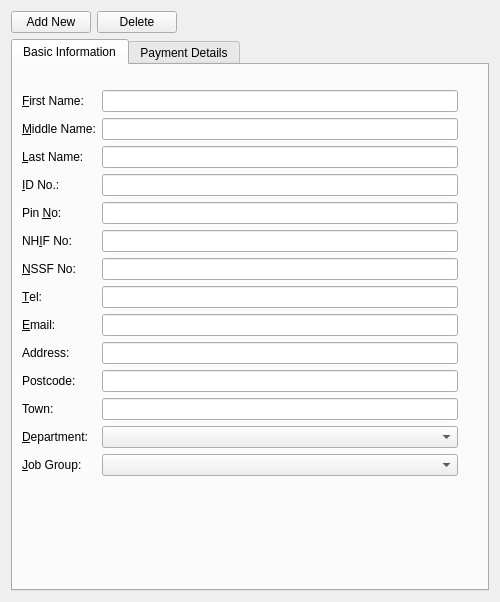
<?xml version="1.0" encoding="UTF-8"?>
<ui version="4.0">
 <class>EmployeeEditor</class>
 <widget class="QWidget" name="EmployeeEditor">
  <property name="geometry">
   <rect>
    <x>0</x>
    <y>0</y>
    <width>500</width>
    <height>602</height>
   </rect>
  </property>
  <property name="maximumSize">
   <size>
    <width>500</width>
    <height>16777215</height>
   </size>
  </property>
  <property name="windowTitle">
   <string>Form</string>
  </property>
  <layout class="QVBoxLayout" name="verticalLayout">
   <item>
    <layout class="QHBoxLayout" name="horizontalLayout_3">
     <item>
      <widget class="QPushButton" name="cmdAddNew">
       <property name="maximumSize">
        <size>
         <width>100</width>
         <height>16777215</height>
        </size>
       </property>
       <property name="text">
        <string>Add New</string>
       </property>
       <property name="icon">
        <iconset resource="res.qrc">
         <normaloff>:/images/text-plus-icon.png</normaloff>:/images/text-plus-icon.png</iconset>
       </property>
      </widget>
     </item>
     <item>
      <widget class="QPushButton" name="cmdDelete">
       <property name="maximumSize">
        <size>
         <width>80</width>
         <height>16777215</height>
        </size>
       </property>
       <property name="text">
        <string>Delete</string>
       </property>
       <property name="icon">
        <iconset resource="res.qrc">
         <normaloff>:/images/Delete-icon.png</normaloff>:/images/Delete-icon.png</iconset>
       </property>
      </widget>
     </item>
     <item>
      <spacer name="horizontalSpacer_2">
       <property name="orientation">
        <enum>Qt::Horizontal</enum>
       </property>
       <property name="sizeHint" stdset="0">
        <size>
         <width>40</width>
         <height>20</height>
        </size>
       </property>
      </spacer>
     </item>
    </layout>
   </item>
   <item>
    <widget class="QTabWidget" name="tabWidget">
     <property name="currentIndex">
      <number>0</number>
     </property>
     <widget class="QWidget" name="tab">
      <attribute name="title">
       <string>Basic Information</string>
      </attribute>
      <layout class="QGridLayout" name="gridLayout">
       <item row="6" column="2">
        <widget class="QLineEdit" name="txtNHIFNo"/>
       </item>
       <item row="5" column="2">
        <widget class="QLineEdit" name="txtPINNo"/>
       </item>
       <item row="4" column="0">
        <widget class="QLabel" name="label_5">
         <property name="text">
          <string>&amp;ID No.:</string>
         </property>
         <property name="buddy">
          <cstring>txtIDNo</cstring>
         </property>
        </widget>
       </item>
       <item row="4" column="2">
        <widget class="QLineEdit" name="txtIDNo"/>
       </item>
       <item row="6" column="0" colspan="2">
        <widget class="QLabel" name="label_8">
         <property name="text">
          <string>NH&amp;IF No:</string>
         </property>
         <property name="buddy">
          <cstring>txtNHIFNo</cstring>
         </property>
        </widget>
       </item>
       <item row="3" column="0" colspan="2">
        <widget class="QLabel" name="label_4">
         <property name="text">
          <string>&amp;Last Name:</string>
         </property>
         <property name="buddy">
          <cstring>txtLastName</cstring>
         </property>
        </widget>
       </item>
       <item row="5" column="0" colspan="2">
        <widget class="QLabel" name="label_6">
         <property name="text">
          <string>Pin &amp;No:</string>
         </property>
         <property name="buddy">
          <cstring>txtPINNo</cstring>
         </property>
        </widget>
       </item>
       <item row="2" column="0" colspan="2">
        <widget class="QLabel" name="label_3">
         <property name="text">
          <string>&amp;Middle Name:</string>
         </property>
         <property name="buddy">
          <cstring>txtMiddleName</cstring>
         </property>
        </widget>
       </item>
       <item row="2" column="2">
        <widget class="QLineEdit" name="txtMiddleName"/>
       </item>
       <item row="3" column="2">
        <widget class="QLineEdit" name="txtLastName"/>
       </item>
       <item row="1" column="0" colspan="2">
        <widget class="QLabel" name="label_2">
         <property name="text">
          <string>&amp;First Name:</string>
         </property>
         <property name="buddy">
          <cstring>txtFirstName</cstring>
         </property>
        </widget>
       </item>
       <item row="1" column="2">
        <widget class="QLineEdit" name="txtFirstName"/>
       </item>
       <item row="10" column="0">
        <widget class="QLabel" name="label">
         <property name="text">
          <string>Address:</string>
         </property>
        </widget>
       </item>
       <item row="0" column="0" colspan="3">
        <widget class="KMessageWidget" name="basicDetailsMessage" native="true">
         <property name="minimumSize">
          <size>
           <width>50</width>
           <height>10</height>
          </size>
         </property>
        </widget>
       </item>
       <item row="13" column="2">
        <widget class="QComboBox" name="cboDepartment"/>
       </item>
       <item row="14" column="2">
        <widget class="QComboBox" name="cboJobGroup"/>
       </item>
       <item row="15" column="3">
        <spacer name="verticalSpacer">
         <property name="orientation">
          <enum>Qt::Vertical</enum>
         </property>
         <property name="sizeHint" stdset="0">
          <size>
           <width>20</width>
           <height>40</height>
          </size>
         </property>
        </spacer>
       </item>
       <item row="13" column="0" colspan="2">
        <widget class="QLabel" name="label_11">
         <property name="text">
          <string>&amp;Department:</string>
         </property>
         <property name="buddy">
          <cstring>cboDepartment</cstring>
         </property>
        </widget>
       </item>
       <item row="9" column="2">
        <widget class="QLineEdit" name="txtEmail"/>
       </item>
       <item row="7" column="0" colspan="2">
        <widget class="QLabel" name="label_7">
         <property name="text">
          <string>&amp;NSSF No:</string>
         </property>
         <property name="buddy">
          <cstring>txtNSSFNo</cstring>
         </property>
        </widget>
       </item>
       <item row="8" column="2">
        <widget class="QLineEdit" name="txtTel"/>
       </item>
       <item row="9" column="0">
        <widget class="QLabel" name="label_10">
         <property name="text">
          <string>&amp;Email:</string>
         </property>
         <property name="buddy">
          <cstring>txtEmail</cstring>
         </property>
        </widget>
       </item>
       <item row="8" column="0">
        <widget class="QLabel" name="label_9">
         <property name="text">
          <string>&amp;Tel:</string>
         </property>
         <property name="buddy">
          <cstring>txtTel</cstring>
         </property>
        </widget>
       </item>
       <item row="14" column="0" colspan="2">
        <widget class="QLabel" name="label_12">
         <property name="text">
          <string>&amp;Job Group:</string>
         </property>
         <property name="buddy">
          <cstring>cboJobGroup</cstring>
         </property>
        </widget>
       </item>
       <item row="7" column="2">
        <widget class="QLineEdit" name="txtNSSFNo"/>
       </item>
       <item row="11" column="2">
        <widget class="QLineEdit" name="txtPostcode"/>
       </item>
       <item row="10" column="2">
        <widget class="QLineEdit" name="txtAddress"/>
       </item>
       <item row="11" column="0">
        <widget class="QLabel" name="label_13">
         <property name="text">
          <string>Postcode:</string>
         </property>
        </widget>
       </item>
       <item row="12" column="0">
        <widget class="QLabel" name="label_14">
         <property name="text">
          <string>Town:</string>
         </property>
        </widget>
       </item>
       <item row="12" column="2">
        <widget class="QLineEdit" name="txtTown"/>
       </item>
      </layout>
     </widget>
     <widget class="QWidget" name="tab_2">
      <attribute name="title">
       <string>Payment Details</string>
      </attribute>
      <layout class="QVBoxLayout" name="verticalLayout_2">
       <item>
        <layout class="QHBoxLayout" name="horizontalLayout">
         <item>
          <widget class="QPushButton" name="pushButton">
           <property name="text">
            <string>New Payment</string>
           </property>
          </widget>
         </item>
         <item>
          <widget class="QPushButton" name="pushButton_2">
           <property name="text">
            <string>Delete Selected</string>
           </property>
          </widget>
         </item>
         <item>
          <spacer name="horizontalSpacer">
           <property name="orientation">
            <enum>Qt::Horizontal</enum>
           </property>
           <property name="sizeHint" stdset="0">
            <size>
             <width>40</width>
             <height>20</height>
            </size>
           </property>
          </spacer>
         </item>
        </layout>
       </item>
       <item>
        <widget class="QTableView" name="tableView"/>
       </item>
      </layout>
     </widget>
    </widget>
   </item>
  </layout>
 </widget>
 <customwidgets>
  <customwidget>
   <class>KMessageWidget</class>
   <extends>QWidget</extends>
   <header location="global">kmessagewidget.h</header>
   <container>1</container>
  </customwidget>
 </customwidgets>
 <tabstops>
  <tabstop>cmdAddNew</tabstop>
  <tabstop>cmdDelete</tabstop>
  <tabstop>tabWidget</tabstop>
  <tabstop>txtFirstName</tabstop>
  <tabstop>txtMiddleName</tabstop>
  <tabstop>txtLastName</tabstop>
  <tabstop>txtIDNo</tabstop>
  <tabstop>txtPINNo</tabstop>
  <tabstop>txtNHIFNo</tabstop>
  <tabstop>txtNSSFNo</tabstop>
  <tabstop>txtTel</tabstop>
  <tabstop>txtEmail</tabstop>
  <tabstop>txtAddress</tabstop>
  <tabstop>txtPostcode</tabstop>
  <tabstop>txtTown</tabstop>
  <tabstop>cboDepartment</tabstop>
  <tabstop>cboJobGroup</tabstop>
  <tabstop>pushButton_2</tabstop>
  <tabstop>tableView</tabstop>
  <tabstop>pushButton</tabstop>
 </tabstops>
 <resources>
  <include location="res.qrc"/>
 </resources>
 <connections/>
</ui>
